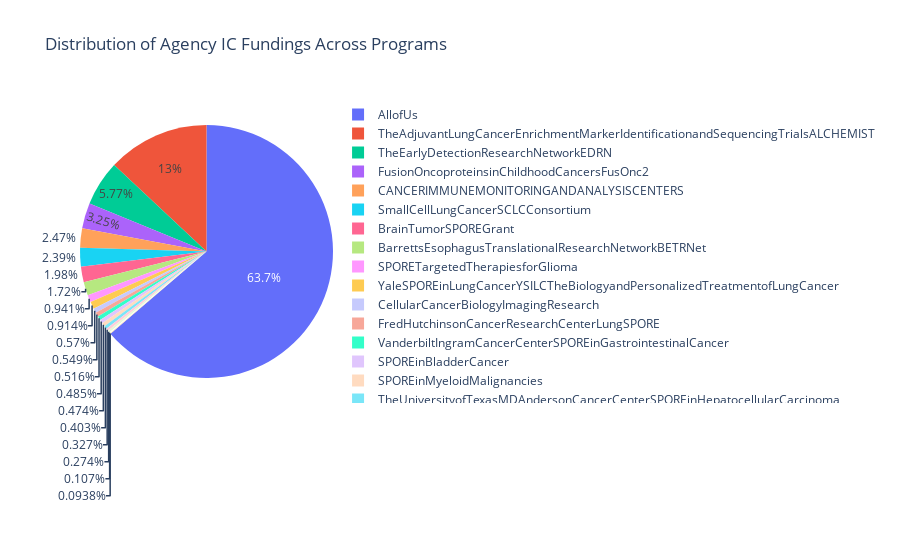

Notebook source saved alongside this figure:
### Markdown cell above
### Program Funding

### Code cell
# Grouping data to calculate the sum of total_cost for each program
program_agency_funding = df.groupby('program')['agency_ic_fundings'].sum().reset_index()

# Creating the Pie Chart
fig = px.pie(program_agency_funding, 
             names='program', 
             values='agency_ic_fundings', 
             title='Distribution of Agency IC Fundings Across Programs',
             #hole=0.2
             )

# Show the Pie Chart
fig.show()

### Figure 1 — Plotly figure (JSON) as saved in the notebook; plotly's stock layout.template omitted (floating-point values rounded to 4 significant figures)
{"data": [{"domain": {"x": [0, 1], "y": [0, 1]}, "hovertemplate": "program=%{label}<br>agency_ic_fundings=%{value}<extra></extra>", "labels": ["ADMIRALStudyAdmixtureanalysisofacutelymphoblasticleukemiainAfricanAmericanchildren", "AcquiredResistancetoTherapyNetworkARTNet", "AllofUs", "BarrettsEsophagusTranslationalResearchNetworkBETRNet", "BrainTumorSPOREGrant", "CANCERIMMUNEMONITORINGANDANALYSISCENTERS", "CancerPreventionInterceptionTargetedAgentDiscoveryProgram", "CellularCancerBiologyImagingResearch", "FredHutchinsonCancerResearchCenterLungSPORE", "FusionOncoproteinsinChildhoodCancersFusOnc2", "SPORETargetedTherapiesforGlioma", "SPOREinBladderCancer", "SPOREinMyeloidMalignancies", "SmallCellLungCancerSCLCConsortium", "TheAdjuvantLungCancerEnrichmentMarkerIdentificationandSequencingTrialsALCHEMIST", "TheEarlyDetectionResearchNetworkEDRN", "TheMemorialSloanKetteringCancerCenterSPOREinLeukemia", "TheUniversityofTexasMDAndersonCancerCenterSPOREinHepatocellularCarcinoma", "VanderbiltIngramCancerCenterSPOREinGastrointestinalCancer", "YaleSPOREinLungCancerYSILCTheBiologyandPersonalizedTreatmentofLungCancer"], "legendgroup": "", "name": "", "showlegend": true, "type": "pie", "values": [2107456, 7357128, 1432220336, 38637870, 44541554, 55551765, 2412236, 12810400, 12339863, 73063983, 21143737, 10900913, 10644690, 53617109, 292786633, 129706772, 6158913, 9063325, 11590546, 20540459]}], "layout": {"legend": {"tracegroupgap": 0}, "title": {"text": "Distribution of Agency IC Fundings Across Programs"}}}
